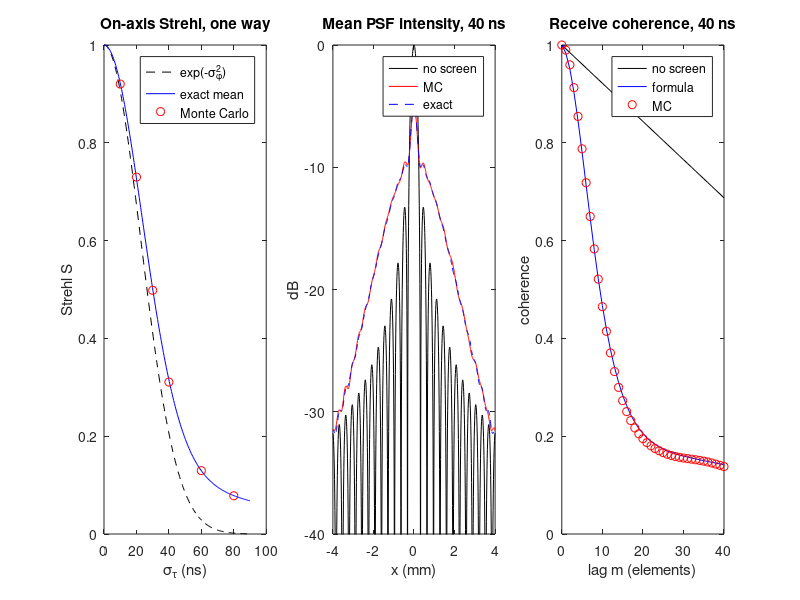

The MATLAB script that drew this image:
%% m33_phase_screen_psf.m
% Thin near-field phase screen: Strehl ratio, PSF broadening and the loss of
% spatial coherence, by Monte Carlo against the closed forms.
% Purpose : A Gaussian random delay screen tau(x) (rms sigma_tau, correlation
%           rho(dx) = exp(-dx^2/l^2)) sits on a 128-element array (pitch
%           0.3 mm, f0 = 5 MHz). Focal-plane (Fraunhofer) PSF of the focused
%           aperture, one-way p(x) = sum_i exp(j phi_i) exp(-j k x_i x / z).
%           (A) On-axis Strehl S = |sum exp(j phi_i)|^2 / N^2 against
%                exp(-sigma_phi^2) (infinite aperture) and the exact mean
%                E[S] = (1/N^2) sum_ij exp(-sigma_phi^2 (1 - rho_ij)).
%           (B) Mean PSF intensity: Monte Carlo against the exact
%                E|p(x)|^2 = sum_ij exp(-j k x (x_i - x_j)/z) exp(-sigma^2(1-rho_ij)),
%                and its -6 dB width (intensity 1/4) against the halo of the
%                large-sigma limit, a Gaussian of rms s = sqrt(2) c sigma_tau z / l
%                (-6 dB width 3.33 s).
%           (C) Receive coherence of speckle (ideal transmit, screen on
%                receive): R(m) = (1 - m/N) exp(-sigma_phi^2 (1 - rho(m p))).
% Change  : sig_list (ns), ell (mm), f0, z.
% Expect  : Strehl follows exp(-sigma_phi^2) for small sigma and then the
%           slower sqrt(pi) l/(sigma_phi D); the mean PSF keeps its core until
%           sigma_phi ~ 1 rad and then becomes the halo; coherence falls as predicted.
% Runtime : about 5 s in Octave.
clear; close all; rng(1);

c = 1540; f0 = 5e6; lam = c/f0; k = 2*pi/lam;
N = 128; p = 0.3e-3; xe = ((0:N-1) - (N-1)/2)*p; D = N*p;   % element positions (m), aperture 38.4 mm
z = 40e-3; ell = 4e-3;                                       % focal depth, screen correlation length (m)
sig_list = [10 20 30 40 60 80]*1e-9;                         % rms delay (s)
R = 400;                                                     % realizations

% screen generator: white noise on a fine grid convolved with a Gaussian kernel
dxs = p/4; xs = (-60e-3:dxs:60e-3);                          % fine grid (m), much longer than the aperture
g = exp(-2*(((-3*ell):dxs:(3*ell))/ell).^2); g = g/sqrt(sum(g.^2));   % autocorrelation exp(-dx^2/l^2), unit variance
idx = round((xe - xs(1))/dxs) + 1;                           % element samples on the fine grid
screen = @(sig) sig*conv(randn(1, numel(xs)), g, 'same');    % one realization tau(xs), rms sig

DX = xe' - xe; RHO = exp(-(DX/ell).^2);                      % rho_ij
fprintf('Aperture %.1f mm, z = %.0f mm (F/%.2f), l = %.0f mm, lambda = %.3f mm\n', D*1e3, z*1e3, z/D, ell*1e3, lam*1e3);
fprintf('Large-sigma asymptote of E[S]: sqrt(pi) l / (sigma_phi D) (one correlation cell of N)\n\n');
fprintf(' sig_tau  sig_phi   S MC     E[S] exact  exp(-s^2)  asympt.   S2way MC  E[S]^2\n');
xf = linspace(-4e-3, 4e-3, 801);                             % lateral focal coordinate (m)
E = exp(-1j*k*xf'*xe/z);                                     % Fraunhofer kernel (801 x N)
w6 = zeros(size(sig_list)); w6x = w6; blur = w6; S_mc = w6; S_ex = w6;
for a = 1:numel(sig_list)
    sig = sig_list(a); sp = 2*pi*f0*sig;
    S = zeros(R, 1); S2 = S; I = zeros(numel(xf), 1);
    chk = 0;
    for r = 1:R
        t = screen(sig); ph = 2*pi*f0*t(idx);
        chk = chk + mean(t(idx).^2);
        S(r) = abs(sum(exp(1j*ph)))^2/N^2; S2(r) = S(r)^2;
        I = I + abs(E*exp(1j*ph(:))).^2/N^2;
    end
    I = I/R; Sex = sum(sum(exp(-sp^2*(1 - RHO))))/N^2;
    S_mc(a) = mean(S); S_ex(a) = Sex;
    fprintf('%5.0f ns  %5.3f    %.3f    %.3f       %.3f      %.3f     %.3f     %.3f\n', sig*1e9, sp, mean(S), Sex, exp(-sp^2), sqrt(pi)*ell/(sp*D), mean(S2), Sex^2);
    % exact mean PSF intensity
    Iex = real(sum((E*exp(-sp^2*(1 - RHO))).*conj(E), 2))/N^2;
    above = xf(I >= max(I)/4); w6(a) = max(above) - min(above);           % -6 dB (intensity 1/4) width, MC
    above = xf(Iex >= max(Iex)/4); w6x(a) = max(above) - min(above);      % exact
    blur(a) = sqrt(2)*c*sig*z/ell;                               % rms width s of the Gaussian intensity halo
    if a == 1, fprintf('   (rms of generated screen at the elements: %.2f ns)\n', sqrt(chk/R)*1e9); end
    if a == 4, I40 = I; Iex40 = Iex; end
end
Pid = abs(E*ones(N, 1)).^2/N^2; above = xf(Pid >= 1/4); w0 = max(above) - min(above);
fprintf('\n-6 dB width of the mean one-way PSF intensity (mm); unaberrated %.3f mm (1.21 lambda F = %.3f)\n', w0*1e3, 1.207*lam*z/D*1e3);
fprintf(' sig_tau   MC     exact   halo 3.33 s, s = sqrt(2) c sig z / l (-6 dB width of the Gaussian halo)\n');
for a = 1:numel(sig_list)
    fprintf('%5.0f ns  %.3f   %.3f   %.3f\n', sig_list(a)*1e9, w6(a)*1e3, w6x(a)*1e3, 3.330*blur(a)*1e3);
end

% (C) receive coherence of speckle with an ideal transmit and the screen on receive
sig = 40e-9; sp = 2*pi*f0*sig; Ns = 1500; Rc = 300; lags = 0:40; Rm = zeros(size(lags)); Pa = Rm; Pb = Rm;
for r = 1:Rc
    t = screen(sig); ph = 2*pi*f0*t(idx);
    xsc = (rand(Ns, 1) - 0.5)*30*lam*z/D; b = sin(pi*xsc*D/(lam*z) + eps)./(pi*xsc*D/(lam*z) + eps);   % ideal transmit beam amplitude
    a_s = (randn(Ns, 1) + 1j*randn(Ns, 1)).*b;
    s = exp(1j*ph(:)).*(exp(-1j*k*xe'*xsc'/z)*a_s);          % received aperture vector
    for m = lags
        Rm(m+1) = Rm(m+1) + real(sum(s(1:N-m).*conj(s(1+m:N))));   % accumulate numerator over realizations
        Pa(m+1) = Pa(m+1) + sum(abs(s(1:N-m)).^2); Pb(m+1) = Pb(m+1) + sum(abs(s(1+m:N)).^2);
    end
end
Rm = Rm./sqrt(Pa.*Pb);                                        % ensemble (depth-averaged) coherence estimate
Rth = (1 - lags/N).*exp(-sp^2*(1 - exp(-(lags*p/ell).^2)));
R0 = 1 - lags/N;
fprintf('\nReceive coherence, 40 ns screen (sigma_phi = %.2f rad), l = 4 mm\n lag   MC     formula   no screen\n', sp);
for m = [1 2 5 10 13 20 40]
    fprintf('%3d   %.3f   %.3f     %.3f\n', m, Rm(m+1), Rth(m+1), R0(m+1));
end

figure('Position', [50 50 1000 330]);
subplot(1, 3, 1); sl = linspace(0, 90, 200)*1e-9; spl = 2*pi*f0*sl; Sl = zeros(size(sl));
for q = 1:numel(sl), Sl(q) = sum(sum(exp(-spl(q)^2*(1 - RHO))))/N^2; end
plot(sl*1e9, exp(-spl.^2), 'k--', sl*1e9, Sl, 'b-', sig_list*1e9, S_mc, 'ro'); xlabel('\sigma_\tau (ns)'); ylabel('Strehl S'); title('On-axis Strehl, one way'); legend('exp(-\sigma_\phi^2)', 'exact mean', 'Monte Carlo');
subplot(1, 3, 2); plot(xf*1e3, 10*log10(Pid), 'k', xf*1e3, 10*log10(I40), 'r', xf*1e3, 10*log10(Iex40), 'b--'); ylim([-40 0]); xlabel('x (mm)'); ylabel('dB'); title('Mean PSF intensity, 40 ns'); legend('no screen', 'MC', 'exact');
subplot(1, 3, 3); plot(lags, R0, 'k', lags, Rth, 'b-', lags, Rm, 'ro'); xlabel('lag m (elements)'); ylabel('coherence'); title('Receive coherence, 40 ns'); legend('no screen', 'formula', 'MC');
